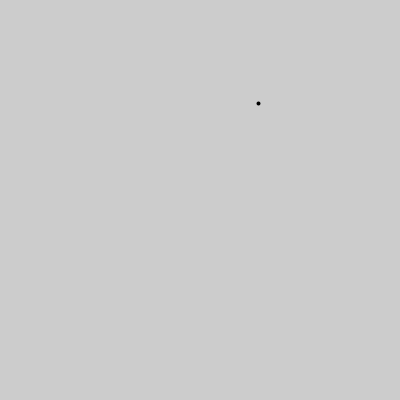
Frame 1 (no input)
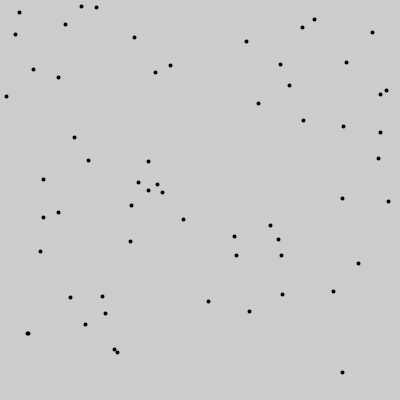
Frame 60 (the mouse pressed at the canvas centre just before this capture)
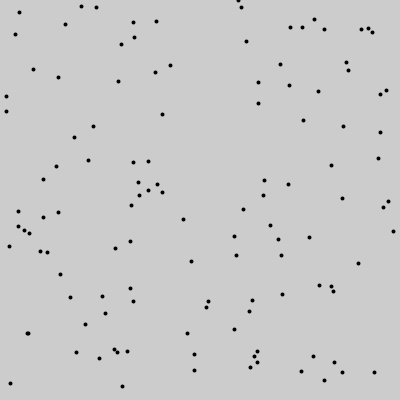
Frame 120 (the mouse held since frame 60 and released just before this capture)

The Processing sketch that drew these frames (run headless with seeded random() and noise(); from frame 60 on, the mouse is pressed at the canvas centre):

// Processing sketch: Challenge_6
// ── Challenge_6.pde
void setup()
{
  size(400,400);
  strokeWeight(4);
  
}

void draw()
{
  point(random(400),random(400));
}
